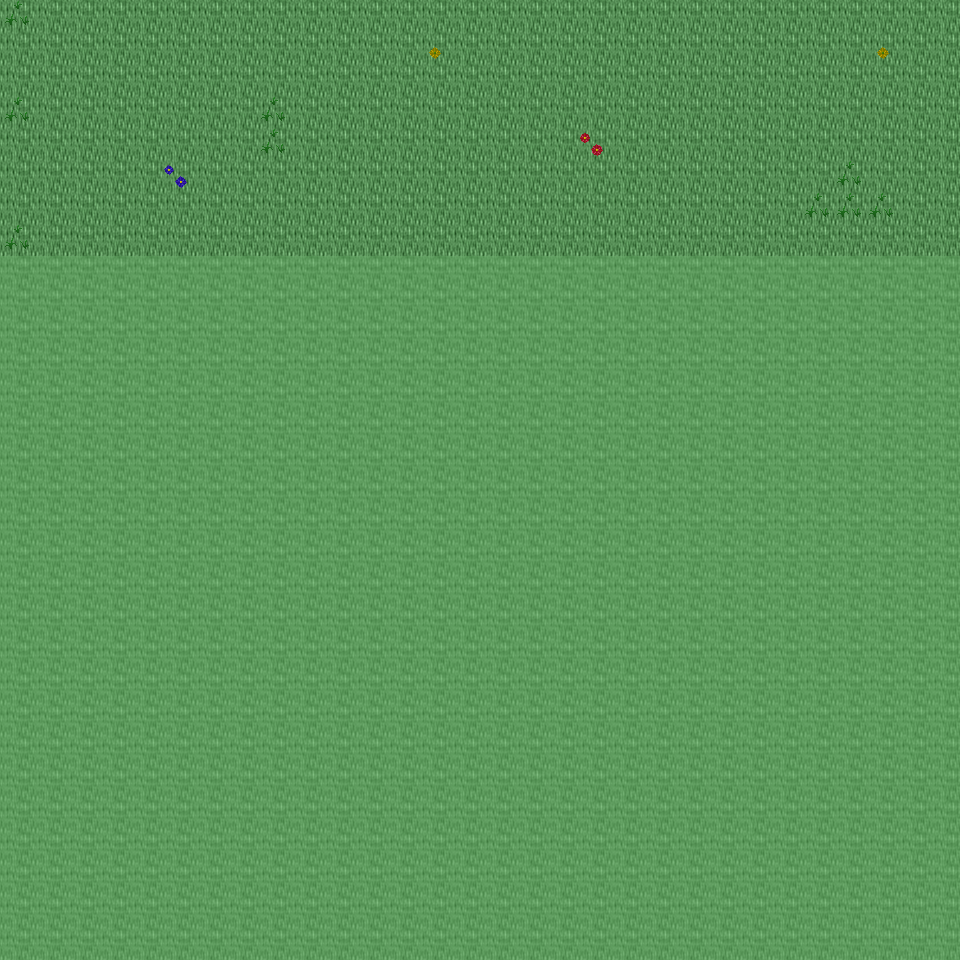

A level layout from a 2D game, rendered from its tile map. Below: a short description, then the map file with tile-grid data replaced by summaries:
An orthogonal 30x30 tile map with 32x32 px tiles, 6 tile layers (Ground, Object, Object2, Above, ...), 20 tilesets and 3 objects (3x mapchange).

<map version="1.0" orientation="orthogonal" renderorder="right-down" width="30" height="30" tilewidth="32" tileheight="32" nextobjectid="4">
  <tileset firstgid="1" name="tileset_ground_ground" tilewidth="32" tileheight="32" tilecount="33" columns="3">
    <image source="../drawable/tileset_ground_ground.png" width="96" height="352" />
  </tileset>
  <tileset firstgid="34" name="tileset_ground_water_pool" tilewidth="32" tileheight="32" tilecount="72" columns="3">
    <image source="../drawable/tileset_ground_water_pool.png" width="96" height="768" />
  </tileset>
  <tileset firstgid="106" name="tileset_ground_ridge_earth_dark" tilewidth="32" tileheight="32" tilecount="96" columns="12">
    <image source="../drawable/tileset_ground_ridge_earth_dark.png" width="384" height="256" />
  </tileset>
  <tileset firstgid="202" name="tileset_ground_ridge_earth_pale" tilewidth="32" tileheight="32" tilecount="96" columns="12">
    <image source="../drawable/tileset_ground_ridge_earth_pale.png" width="384" height="256" />
  </tileset>
  <tileset firstgid="298" name="tileset_ground_grass_edges" tilewidth="32" tileheight="32" tilecount="36" columns="12">
    <image source="../drawable/tileset_ground_grass_edges.png" width="384" height="96" />
  </tileset>
  <tileset firstgid="334" name="tileset_ground_grass_corners" tilewidth="32" tileheight="32" tilecount="24" columns="6">
    <image source="../drawable/tileset_ground_grass_corners.png" width="192" height="128" />
  </tileset>
  <tileset firstgid="358" name="tileset_ground_earth_edges" tilewidth="32" tileheight="32" tilecount="18" columns="6">
    <image source="../drawable/tileset_ground_earth_edges.png" width="192" height="96" />
  </tileset>
  <tileset firstgid="376" name="tileset_ground_rock_pebbles" tilewidth="32" tileheight="32" tilecount="3" columns="1">
    <image source="../drawable/tileset_ground_rock_pebbles.png" width="32" height="96" />
  </tileset>
  <tileset firstgid="379" name="tileset_ground_ladder_steps" tilewidth="32" tileheight="32" tilecount="6" columns="3">
    <image source="../drawable/tileset_ground_ladder_steps.png" width="96" height="64" />
  </tileset>
  <tileset firstgid="385" name="tileset_plant_grasses" tilewidth="32" tileheight="32" tilecount="6" columns="3">
    <image source="../drawable/tileset_plant_grasses.png" width="96" height="64" />
  </tileset>
  <tileset firstgid="391" name="tileset_plant_flower_daisy_red" tilewidth="32" tileheight="32" tilecount="8" columns="2">
    <image source="../drawable/tileset_plant_flower_daisy_red.png" width="64" height="128" />
  </tileset>
  <tileset firstgid="399" name="tileset_plant_flower_daisy_yellow" tilewidth="32" tileheight="32" tilecount="8" columns="2">
    <image source="../drawable/tileset_plant_flower_daisy_yellow.png" width="64" height="128" />
  </tileset>
  <tileset firstgid="407" name="tileset_plant_flower_daisy_blue" tilewidth="32" tileheight="32" tilecount="8" columns="2">
    <image source="../drawable/tileset_plant_flower_daisy_blue.png" width="64" height="128" />
  </tileset>
  <tileset firstgid="415" name="tileset_item_corpse_huge_animal" tilewidth="32" tileheight="32" tilecount="16" columns="2">
    <image source="../drawable/tileset_item_corpse_huge_animal.png" width="64" height="256" />
  </tileset>
  <tileset firstgid="431" name="tileset_item_pot_dark_barrel" tilewidth="32" tileheight="32" tilecount="2" columns="1">
    <image source="../drawable/tileset_item_pot_dark_barrel.png" width="32" height="64" />
  </tileset>
  <tileset firstgid="433" name="tileset_item_statue_green_stone" tilewidth="32" tileheight="32" tilecount="12" columns="4">
    <image source="../drawable/tileset_item_statue_green_stone.png" width="128" height="96" />
  </tileset>
  <tileset firstgid="445" name="tileset_logic_collision" tilewidth="32" tileheight="32" tilecount="1" columns="1">
    <image source="../drawable/tileset_logic_collision.png" width="32" height="32" />
  </tileset>
  <tileset firstgid="446" name="tileset_plant_tree_spruce" tilewidth="32" tileheight="32" tilecount="6" columns="2">
    <image source="../drawable/tileset_plant_tree_spruce.png" width="64" height="96" />
  </tileset>
  <tileset firstgid="452" name="tileset_plant_tree_taller_trees" tilewidth="32" tileheight="32" tilecount="32" columns="8">
    <image source="../drawable/tileset_plant_tree_taller_trees.png" width="256" height="128" />
  </tileset>
  <tileset firstgid="484" name="tileset_plant_bush_bush_mult_colored" tilewidth="32" tileheight="32" tilecount="6" columns="3">
    <image source="../drawable/tileset_plant_bush_bush_mult_colored.png" width="96" height="64" />
  </tileset>
  <layer name="Ground" width="30" height="30">
    <data>[900 cells, 240 non-empty, 1 distinct tile ids]</data>
  </layer>
  <layer name="Object" width="30" height="30">
    <data>[900 cells, 0 non-empty, 0 distinct tile ids]</data>
  </layer>
  <layer name="Object2" width="30" height="30">
    <data>[900 cells, 13 non-empty, 4 distinct tile ids]</data>
  </layer>
  <layer name="Above" width="30" height="30">
    <data>[900 cells, 0 non-empty, 0 distinct tile ids]</data>
  </layer>
  <layer name="Above2" width="30" height="30">
    <data>[900 cells, 0 non-empty, 0 distinct tile ids]</data>
  </layer>
  <layer name="Walkable" width="30" height="30">
    <data>[900 cells, 660 non-empty, 1 distinct tile ids]</data>
  </layer>
  <objectgroup name="MapEvents">
    <object id="1" name="north" type="mapchange" x="0" y="0" width="960" height="32">
      <properties>
        <property name="map" value="0_ados_mountain_n2_w2_x0_y3" />
        <property name="place" value="south" />
      </properties>
    </object>
    <object id="2" name="west" type="mapchange" x="0" y="0" width="32" height="256">
      <properties>
        <property name="map" value="0_deniran_forest_n2_w_x0_y4" />
        <property name="place" value="east" />
      </properties>
    </object>
    <object id="3" name="east" type="mapchange" x="928" y="0" width="32" height="256">
      <properties>
        <property name="map" value="0_ados_mountain_n2_w2_x1_y4" />
        <property name="place" value="west" />
      </properties>
    </object>
  </objectgroup>
</map>
